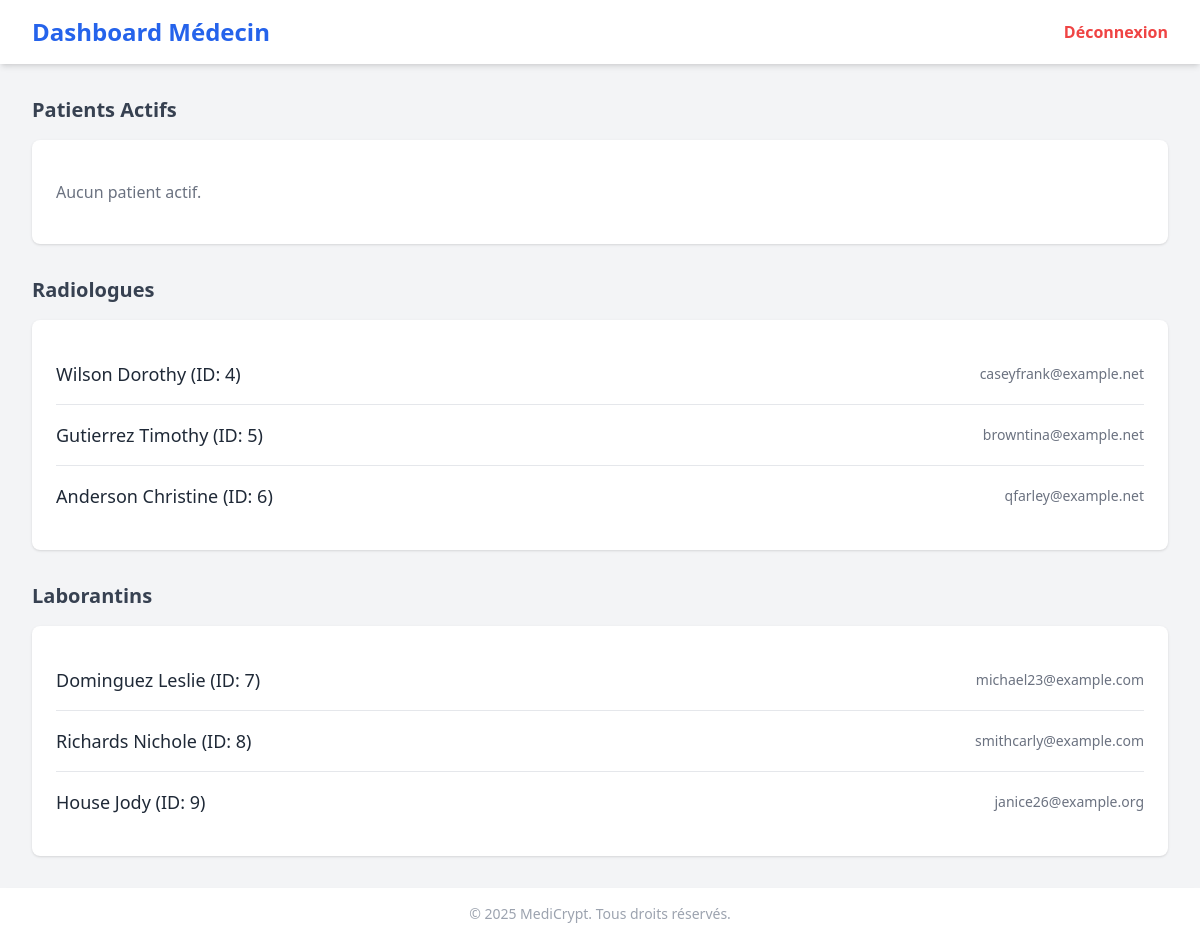
The app's page /dashboard_medecin (signed in) with its own data.
### models.py (models this page shows, shortened)
class Utilisateur(db.Model, UserMixin):
    ID_User = db.Column(db.Integer, primary_key=True)
    nom = db.Column(db.String(50))
    prenom = db.Column(db.String(50))
    pwd = db.Column(db.String(50))
    email = db.Column(db.String(50), unique=True)
    role = db.Column(db.Enum('Médecin', 'Radiologue', 'Laborantin', 'Patient', name='role_enum'))

### app.py (the view)
        @login_required
        def decorated_function(*args, **kwargs):
            if current_user.role != role:
                flash("Vous n'avez pas les autorisations nécessaires pour accéder à cette page.", "danger")
                return redirect(url_for('home'))
            return f(*args, **kwargs)

### app.py (called while the page is built)
@login_manager.user_loader
def load_user(user_id):
    return Utilisateur.query.get(int(user_id))

def role_required(role):
    def decorator(f):
        @login_required
        def decorated_function(*args, **kwargs):
            if current_user.role != role:
                flash("Vous n'avez pas les autorisations nécessaires pour accéder à cette page.", "danger")
                return redirect(url_for('home'))
            return f(*args, **kwargs)
        return decorated_function
    return decorator

@app.route('/dashboard_medecin', endpoint='dashboard_medecin')
@role_required('Médecin')
def dashboard_medecin():
    patients_actifs = db.session.query(Utilisateur).join(MedecinTraitant, Utilisateur.ID_User == MedecinTraitant.patient_ID) \
                        .filter(MedecinTraitant.medecin_ID == current_user.ID_User, MedecinTraitant.actif == True).all()
    radiologues = Utilisateur.query.filter_by(role="Radiologue").all()
    laborantins = Utilisateur.query.filter_by(role="Laborantin").all()
    return render_template(
        'medecin/dashboard_medecin.html',
        patients_actifs=patients_actifs,
        radiologues=radiologues,
        laborantins=laborantins
    )

### templates/medecin/dashboard_medecin.html (shortened to what this page needs)
<!DOCTYPE html>
<html lang="fr">
<head>
    <script src="https://cdn.tailwindcss.com"></script>
</head>
<body class="bg-gray-100 min-h-screen flex flex-col">
    <header class="bg-white shadow-md py-4 px-8 flex justify-between items-center">
        <h1 class="text-2xl font-bold text-blue-600">Dashboard Médecin</h1>
        <a href="{{ url_for('logout') }}"
            class="text-red-500 hover:text-red-700 font-semibold transition duration-300">Déconnexion</a>
    </header>
    <main class="flex-1 p-8 space-y-8">
        <section>
            <h2 class="text-xl font-semibold mb-4 text-gray-700">Patients Actifs</h2>
            <div class="bg-white rounded-lg shadow p-6">
                <ul class="divide-y divide-gray-200">
                    {% for patient in patients_actifs %}
                        <li class="py-4 flex justify-between items-center">
                            <div>
                                <p class="text-lg font-medium text-gray-800">
                                    {{ patient.nom }} {{ patient.prenom }} (ID: {{ patient.ID_User }})
                                </p>
                            </div>
                            <a href="{{ url_for('dossier_medical', patient_id=patient.ID_User) }}"
                                class="bg-blue-500 text-white px-4 py-2 rounded hover:bg-blue-600 transition">Voir Dossier</a>
                        </li>
                    {% else %}
                        <li class="py-4 text-gray-500">Aucun patient actif.</li>
                    {% endfor %}
                </ul>
            </div>
        </section>
        <section>
            <h2 class="text-xl font-semibold mb-4 text-gray-700">Radiologues</h2>
            <div class="bg-white rounded-lg shadow p-6">
                <ul class="divide-y divide-gray-200">
                    {% for radiologue in radiologues %}
                        <li class="py-4 flex justify-between items-center">
                            <p class="text-lg font-medium text-gray-800">
                                {{ radiologue.nom }} {{ radiologue.prenom }} (ID: {{ radiologue.ID_User }})
                            </p>
                            <span class="text-gray-500 text-sm">{{ radiologue.email }}</span>
                        </li>
                    {% else %}
                        <li class="py-4 text-gray-500">Aucun radiologue disponible.</li>
                    {% endfor %}
                </ul>
            </div>
        </section>
        <section>
            <h2 class="text-xl font-semibold mb-4 text-gray-700">Laborantins</h2>
            <div class="bg-white rounded-lg shadow p-6">
                <ul class="divide-y divide-gray-200">
                    {% for laborantin in laborantins %}
                        <li class="py-4 flex justify-between items-center">
                            <p class="text-lg font-medium text-gray-800">
                                {{ laborantin.nom }} {{ laborantin.prenom }} (ID: {{ laborantin.ID_User }})
                            </p>
                            <span class="text-gray-500 text-sm">{{ laborantin.email }}</span>
                        </li>
                    {% else %}
                        <li class="py-4 text-gray-500">Aucun laborantin disponible.</li>
                    {% endfor %}
                </ul>
            </div>
        </section>
    </main>
    <footer class="bg-white shadow-md py-4 text-center text-sm text-gray-400">
        &copy; 2025 MediCrypt. Tous droits réservés.
    </footer>
</body>
</html>

### records on screen
Utilisateur: nom "Wilson", prenom "Dorothy", ID_User "4", email "caseyfrank@example.net"
Utilisateur: nom "Gutierrez", prenom "Timothy", ID_User "5", email "browntina@example.net"
Utilisateur: nom "Anderson", prenom "Christine", ID_User "6", email "qfarley@example.net"
Utilisateur: nom "Dominguez", prenom "Leslie", ID_User "7", email "michael23@example.com"
Utilisateur: nom "Richards", prenom "Nichole", ID_User "8", email "smithcarly@example.com"
Utilisateur: nom "House", prenom "Jody", ID_User "9", email "janice26@example.org"
